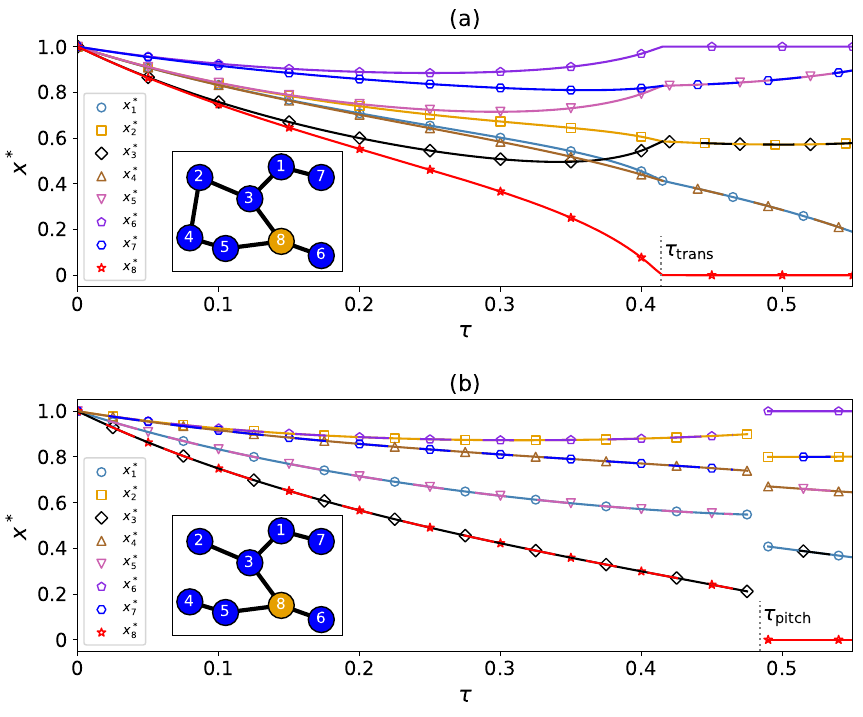

This chart was generated by the following Python code:
import networkx as nx
import numpy as np
import matplotlib.pyplot as plt
import os
import sys
import pickle
import matplotlib.gridspec as gridspec

# import data
A0_transcritical = np.load(os.path.join(sys.path[0], 'data/A0_transcritical.npy'))
A0_pitchfork = np.load(os.path.join(sys.path[0], 'data/A0_pitchfork.npy'))
output_arr_transcritical = np.load(os.path.join(sys.path[0], 'data/output_arr_transcritical.npy'), allow_pickle=True)
output_arr_pitchfork = np.load(os.path.join(sys.path[0], 'data/output_arr_pitchfork.npy'), allow_pickle=True)
bifurcation_point_transcritical, bifurcation_point_pitchfork = np.load(os.path.join(sys.path[0], 'data/bifurcation_points.npy'))
domain = np.load(os.path.join(sys.path[0], 'data/domain.npy'))

with open(os.path.join(sys.path[0], 'data/pos_transcritical.npy'), 'rb') as file:
    pos = pickle.load(file)

# Define values
G_transcritical = nx.from_numpy_array(A0_transcritical)
G_pitchfork = nx.from_numpy_array(A0_pitchfork)

fig, (ax1, ax2) = plt.subplots(ncols=1, nrows=2, figsize=(10,8))
fig.subplots_adjust(wspace=0.3, hspace=0.45)

cud_palette = [
    '#4682B4',   # Steel blue
    '#E69F00',  # Orange
    '#000000',  # Black
    '#a5682a',  # Brown
    '#CC61B0',  # Pink
    '#8A2BE2',  # Blue violet
    '#0101fd',  # Blue
    '#ff0101'   # Red
]

# Plot data
size = 40
skip = 10
markers = ['o', 's', 'D', '^', 'v', 'p', 'H', '*']
labels ={0: r'$x^*_1$', 1: r'$x^*_2$', 2: r'$x^*_3$', 3: r'$x^*_4$', 4: r'$x^*_5$', 5: r'$x^*_6$', 6: r'$x^*_7$', 7: r'$x^*_8$'}

# -x1
ax1.plot(domain[domain < bifurcation_point_transcritical], 
         output_arr_transcritical[:,0][domain < bifurcation_point_transcritical], 
         color=cud_palette[0])
ax1.scatter(x=domain[domain < bifurcation_point_transcritical][::skip],
            y = output_arr_transcritical[:,0][domain < bifurcation_point_transcritical][::skip],
            color=cud_palette[0], 
            s=size, 
            marker=markers[0], 
            label=labels[0], 
            facecolors='none', 
            edgecolors=cud_palette[0])

ax1.plot(domain[domain > bifurcation_point_transcritical-0.005], 
         output_arr_transcritical[:,0][domain > bifurcation_point_transcritical-0.005], 
         color=cud_palette[0])
ax1.scatter(x=domain[domain > bifurcation_point_transcritical][::skip],
            y = output_arr_transcritical[:,0][domain > bifurcation_point_transcritical][::skip],
            color=cud_palette[0], 
            s=size, 
            marker=markers[0], 
            facecolors='none', 
            edgecolors=cud_palette[0])

# -x2
ax1.plot(domain[domain < bifurcation_point_transcritical+0.01], 
         output_arr_transcritical[:,1][domain < bifurcation_point_transcritical+0.01], 
         color=cud_palette[1])
ax1.scatter(x=domain[domain < bifurcation_point_transcritical-0.001][::skip],
            y = output_arr_transcritical[:,1][domain < bifurcation_point_transcritical-0.001][::skip],
            color=cud_palette[1], 
            s=size, 
            marker=markers[1], 
            label=labels[1], 
            facecolors='none', 
            edgecolors=cud_palette[1])

ax1.plot(domain[domain > bifurcation_point_transcritical+0.001], 
         output_arr_transcritical[:,1][domain > bifurcation_point_transcritical+0.001], 
         color=cud_palette[1])
ax1.scatter(x=domain[domain > bifurcation_point_transcritical+0.001][int(skip/2)::skip],
            y = output_arr_transcritical[:,1][domain > bifurcation_point_transcritical+0.001][int(skip/2)::skip],
            color=cud_palette[1], 
            s=size, 
            marker=markers[1], 
            facecolors='none', 
            edgecolors=cud_palette[1])

# -x3
ax1.plot(domain[domain < bifurcation_point_transcritical+0.005], 
         output_arr_transcritical[:,2][domain < bifurcation_point_transcritical+0.005], 
         color=cud_palette[2])
ax1.scatter(x=domain[domain < bifurcation_point_transcritical+0.001][::skip],
            y = output_arr_transcritical[:,2][domain < bifurcation_point_transcritical+0.001][::skip],
            color=cud_palette[2],
            s=size, 
            marker=markers[2], 
            label=labels[2], 
            facecolors='none', 
            edgecolors=cud_palette[2])

ax1.plot(domain[domain > bifurcation_point_transcritical+0.001], 
         output_arr_transcritical[:,2][domain > bifurcation_point_transcritical+0.001], 
         color=cud_palette[2],
         dashes=[0, 15, 15, 0])
ax1.scatter(x=domain[domain > bifurcation_point_transcritical+0.001][::skip],
            y = output_arr_transcritical[:,2][domain > bifurcation_point_transcritical+0.001][::skip],
            color=cud_palette[2],
            s=size, 
            marker=markers[2], 
            facecolors='none', 
            edgecolors=cud_palette[2])

# -x4
ax1.plot(domain[domain < bifurcation_point_transcritical+0.001], 
         output_arr_transcritical[:,3][domain < bifurcation_point_transcritical+0.001], 
         color=cud_palette[3])
ax1.scatter(x=domain[domain < bifurcation_point_transcritical+0.001][::skip],
            y = output_arr_transcritical[:,3][domain < bifurcation_point_transcritical+0.001][::skip],
            color=cud_palette[3], 
            s=size, 
            marker=markers[3], 
            label=labels[3], 
            facecolors='none', 
            edgecolors=cud_palette[3])

ax1.plot(domain[domain > bifurcation_point_transcritical], 
         output_arr_transcritical[:,3][domain > bifurcation_point_transcritical], 
         color=cud_palette[3],
         dashes=[0, 15, 15, 0])
ax1.scatter(x=domain[domain > bifurcation_point_transcritical][int(skip/2)::skip],
            y = output_arr_transcritical[:,3][domain > bifurcation_point_transcritical][int(skip/2)::skip],
            color=cud_palette[3], 
            s=size, 
            marker=markers[3], 
            facecolors='none', 
            edgecolors=cud_palette[3])
    
# -x5
ax1.plot(domain[domain < bifurcation_point_transcritical+0.001], 
         output_arr_transcritical[:,4][domain < bifurcation_point_transcritical+0.001], 
         color=cud_palette[4])
ax1.scatter(x=domain[domain < bifurcation_point_transcritical][::skip],
            y = output_arr_transcritical[:,4][domain < bifurcation_point_transcritical][::skip],
            color=cud_palette[4], 
            s=size, 
            marker=markers[4], 
            label=labels[4], 
            facecolors='none', 
            edgecolors=cud_palette[4])

ax1.plot(domain[domain > bifurcation_point_transcritical-0.001], 
         output_arr_transcritical[:,4][domain > bifurcation_point_transcritical-0.001], 
         color=cud_palette[4])
ax1.scatter(x=domain[domain > bifurcation_point_transcritical+0.001][::skip],
            y = output_arr_transcritical[:,4][domain > bifurcation_point_transcritical+0.001][::skip],
            color=cud_palette[4],
            s=size, 
            marker=markers[4], 
            facecolors='none', 
            edgecolors=cud_palette[4])

# -x6
ax1.plot(domain, output_arr_transcritical[:,5], color=cud_palette[5])
ax1.scatter(x=domain[::skip],
            y = output_arr_transcritical[:,5][::skip],
            color=cud_palette[5], 
            s=size, 
            marker=markers[5], 
            label=labels[5], 
            facecolors='none', 
            edgecolors=cud_palette[5])

# -x7
ax1.plot(domain[domain < bifurcation_point_transcritical+0.005], 
         output_arr_transcritical[:,6][domain < bifurcation_point_transcritical+0.005], 
         color=cud_palette[6])
ax1.scatter(x=domain[domain < bifurcation_point_transcritical][::skip],
            y = output_arr_transcritical[:,6][domain < bifurcation_point_transcritical][::skip],
            color=cud_palette[6], 
            s=size, 
            marker=markers[6], 
            label=labels[6], 
            facecolors='none', 
            edgecolors=cud_palette[6])

ax1.plot(domain[domain > bifurcation_point_transcritical+0.01], 
         output_arr_transcritical[:,6][domain > bifurcation_point_transcritical+0.01], 
         color=cud_palette[6],
         dashes=[0, 15, 15, 0])
ax1.scatter(x=domain[domain > bifurcation_point_transcritical][int(skip/2)::skip],
            y = output_arr_transcritical[:,6][domain > bifurcation_point_transcritical][int(skip/2)::skip],
            color=cud_palette[6], 
            s=size, 
            marker=markers[6], 
            facecolors='none', 
            edgecolors=cud_palette[6])

# -x8
ax1.plot(domain, output_arr_transcritical[:,7], color=cud_palette[7])
ax1.scatter(x=domain[::skip],
            y = output_arr_transcritical[:,7][::skip],
            color=cud_palette[7], 
            s=size, 
            marker=markers[7], 
            label=labels[7], 
            facecolors='none', 
            edgecolors=cud_palette[7])

# Draw network
# Manually define position and size for the inset plot
inset_x = 0.22
inset_y = 0.585
inset_width = 0.17
inset_height = 0.15
ax1_inset = fig.add_axes([inset_x, inset_y, inset_width, inset_height])

x_min, x_max, y_min, y_max = min([arr[0]for arr in list(pos.values())]), max([arr[0]for arr in list(pos.values())]), min([arr[1]for arr in list(pos.values())]), max([arr[1]for arr in list(pos.values())])
ax1_inset.set_xlim(-0.54, 0.65)
ax1_inset.set_ylim(-0.72, 0.97)

node_color_pitchfork = [ '#0101fd' for i in range(len(G_transcritical)) ]
node_color_pitchfork[7] = '#E69F00'

nx.draw_networkx(G_transcritical, ax=ax1_inset, pos=pos, with_labels=False, node_size=350, node_color=node_color_pitchfork, edge_color='k', width=3, edgecolors='black')
nx.draw_networkx_labels(G_transcritical, ax=ax1_inset, pos=pos, labels={i : str(i+1) for i in range(len(G_transcritical))}, font_size=11, font_color='white')

ax1.set_xlim(0, 0.55)
ax1.legend(loc='lower left', fontsize=10)
ax1.set_xlabel(r'$\tau$', fontsize=16)
ax1.set_ylabel(r'$x^*$', fontsize=16)
ax1.set_xticks([0, 0.1, 0.2, 0.3, 0.4, 0.5], ['0', '0.1', '0.2', '0.3', '0.4', '0.5'], fontsize=14)
ax1.set_yticks([0, 0.2, 0.4, 0.6, 0.8, 1.0], ['0', '0.2', '0.4', '0.6', '0.8', '1.0'], fontsize=14)
ax1.axvline(bifurcation_point_transcritical, 0, 0.2, color='grey', linestyle=':', clip_on=False)
ax1.text(bifurcation_point_transcritical+0.002, 0.08, r'$\tau_{\text{trans}}$', fontsize=15)
ax1.set_title('(a)', fontsize=16)

# -----------------------------------------------------------------------------------------------------------------------------
# -----------------------------------------------------------------------------------------------------------------------------
# -----------------------------------------------------------------------------------------------------------------------------

# Plot data
size = 40
skip = 10
markers = ['o', 's', 'D', '^', 'v', 'p', 'H', '*']
labels ={0: r'$x^*_1$', 1: r'$x^*_2$', 2: r'$x^*_3$', 3: r'$x^*_4$', 4: r'$x^*_5$', 5: r'$x^*_6$', 6: r'$x^*_7$', 7: r'$x^*_8$'}

# -x1
ax2.plot(domain[domain < bifurcation_point_pitchfork-0.001], 
         output_arr_pitchfork[:,0][domain < bifurcation_point_pitchfork-0.001], 
         color=cud_palette[0])
ax2.scatter(x=domain[domain < bifurcation_point_pitchfork-0.001][int(skip/2)::skip],
            y = output_arr_pitchfork[:,0][domain < bifurcation_point_pitchfork-0.001][int(skip/2)::skip],
            color=cud_palette[0], 
            s=size, 
            marker=markers[0], 
            label=labels[0], 
            facecolors='none', 
            edgecolors=cud_palette[0])

ax2.plot(domain[domain > bifurcation_point_pitchfork+0.01], 
         output_arr_pitchfork[:,0][domain > bifurcation_point_pitchfork+0.01], 
         color=cud_palette[0])
ax2.scatter(x=domain[domain > bifurcation_point_pitchfork+0.01][::skip],
            y = output_arr_pitchfork[:,0][domain > bifurcation_point_pitchfork+0.01][::skip],
            color=cud_palette[0], 
            s=size, 
            marker=markers[0], 
            facecolors='none', 
            edgecolors=cud_palette[0])

# -x2
ax2.plot(domain[domain < bifurcation_point_pitchfork-0.001], 
         output_arr_pitchfork[:,1][domain < bifurcation_point_pitchfork-0.001], 
         color=cud_palette[1])
ax2.scatter(x=domain[domain < bifurcation_point_pitchfork-0.001][int(skip/2)::skip],
            y = output_arr_pitchfork[:,1][domain < bifurcation_point_pitchfork-0.001][int(skip/2)::skip],
            color=cud_palette[1], 
            s=size, 
            marker=markers[1], 
            label=labels[1], 
            facecolors='none', 
            edgecolors=cud_palette[1])

ax2.plot(domain[domain > bifurcation_point_pitchfork+0.01], 
         output_arr_pitchfork[:,1][domain > bifurcation_point_pitchfork+0.01], 
         color=cud_palette[1])
ax2.scatter(x=domain[domain > bifurcation_point_pitchfork+0.01][::skip],
            y = output_arr_pitchfork[:,1][domain > bifurcation_point_pitchfork+0.01][::skip],
            color=cud_palette[1], 
            s=size, 
            marker=markers[1], 
            facecolors='none', 
            edgecolors=cud_palette[1])

# -x3
ax2.plot(domain[domain < bifurcation_point_pitchfork-0.001], 
         output_arr_pitchfork[:,2][domain < bifurcation_point_pitchfork-0.001], 
         color=cud_palette[2])
ax2.scatter(x=domain[domain < bifurcation_point_pitchfork-0.001][int(skip/2)::skip],
            y = output_arr_pitchfork[:,2][domain < bifurcation_point_pitchfork-0.001][int(skip/2)::skip],
            color=cud_palette[2],
            s=size, 
            marker=markers[2], 
            label=labels[2], 
            facecolors='none', 
            edgecolors=cud_palette[2])

ax2.plot(domain[domain > bifurcation_point_pitchfork+0.01], 
         output_arr_pitchfork[:,2][domain > bifurcation_point_pitchfork+0.01], 
         color=cud_palette[2],
         dashes=[0, 15, 15, 0])
ax2.scatter(x=domain[domain > bifurcation_point_pitchfork+0.01][int(skip/2)::skip],
            y = output_arr_pitchfork[:,2][domain > bifurcation_point_pitchfork+0.01][int(skip/2)::skip],
            color=cud_palette[2],
            s=size, 
            marker=markers[2], 
            facecolors='none', 
            edgecolors=cud_palette[2])

# -x4
ax2.plot(domain[domain < bifurcation_point_pitchfork-0.001], 
         output_arr_pitchfork[:,3][domain < bifurcation_point_pitchfork-0.001], 
         color=cud_palette[3])
ax2.scatter(x=domain[domain < bifurcation_point_pitchfork-0.001][int(skip/2)::skip],
            y = output_arr_pitchfork[:,3][domain < bifurcation_point_pitchfork-0.001][int(skip/2)::skip],
            color=cud_palette[3], 
            s=size, 
            marker=markers[3], 
            label=labels[3], 
            facecolors='none', 
            edgecolors=cud_palette[3])

ax2.plot(domain[domain > bifurcation_point_pitchfork+0.01], 
         output_arr_pitchfork[:,3][domain > bifurcation_point_pitchfork+0.01], 
         color=cud_palette[3])
ax2.scatter(x=domain[domain > bifurcation_point_pitchfork+0.01][::skip],
            y = output_arr_pitchfork[:,3][domain > bifurcation_point_pitchfork+0.01][::skip],
            color=cud_palette[3], 
            s=size, 
            marker=markers[3], 
            facecolors='none', 
            edgecolors=cud_palette[3])
    
# -x5
ax2.plot(domain[domain < bifurcation_point_pitchfork-0.01], 
         output_arr_pitchfork[:,4][domain < bifurcation_point_pitchfork-0.01], 
         color=cud_palette[4],
         dashes=[0, 15, 15, 0])
ax2.scatter(x=domain[domain < bifurcation_point_pitchfork-0.001][::skip],
            y = output_arr_pitchfork[:,4][domain < bifurcation_point_pitchfork-0.001][::skip],
            color=cud_palette[4], 
            s=size, 
            marker=markers[4], 
            label=labels[4], 
            facecolors='none', 
            edgecolors=cud_palette[4])

ax2.plot(domain[domain > bifurcation_point_pitchfork+0.01], 
         output_arr_pitchfork[:,4][domain > bifurcation_point_pitchfork+0.01], 
         color=cud_palette[4],
         dashes=[0, 15, 15, 0])
ax2.scatter(x=domain[domain > bifurcation_point_pitchfork+0.01][int(skip/2)::skip],
            y = output_arr_pitchfork[:,4][domain > bifurcation_point_pitchfork+0.01][int(skip/2)::skip],
            color=cud_palette[4], 
            s=size, 
            marker=markers[4], 
            facecolors='none', 
            edgecolors=cud_palette[4])

# -x6
ax2.plot(domain[domain < bifurcation_point_pitchfork-0.01], 
         output_arr_pitchfork[:,5][domain < bifurcation_point_pitchfork-0.01], 
         color=cud_palette[5],
         dashes=[0, 15, 15, 0])
ax2.scatter(x=domain[domain < bifurcation_point_pitchfork-0.001][::skip],
            y = output_arr_pitchfork[:,5][domain < bifurcation_point_pitchfork-0.001][::skip],
            color=cud_palette[5], 
            s=size, 
            marker=markers[5], 
            label=labels[5], 
            facecolors='none', 
            edgecolors=cud_palette[5])

ax2.plot(domain[domain > bifurcation_point_pitchfork+0.01], 
         output_arr_pitchfork[:,5][domain > bifurcation_point_pitchfork+0.01], 
         color=cud_palette[5])
ax2.scatter(x=domain[domain > bifurcation_point_pitchfork+0.01][::skip],
            y = output_arr_pitchfork[:,5][domain > bifurcation_point_pitchfork+0.01][::skip],
            color=cud_palette[5], 
            s=size, 
            marker=markers[5], 
            facecolors='none', 
            edgecolors=cud_palette[5])

# -x7
ax2.plot(domain[domain < bifurcation_point_pitchfork-0.01], 
         output_arr_pitchfork[:,6][domain < bifurcation_point_pitchfork-0.01], 
         color=cud_palette[6],
         dashes=[0, 15, 15, 0])
ax2.scatter(x=domain[domain < bifurcation_point_pitchfork-0.001][::skip],
            y = output_arr_pitchfork[:,6][domain < bifurcation_point_pitchfork-0.001][::skip],
            color=cud_palette[6], 
            s=size, 
            marker=markers[6], 
            label=labels[6], 
            facecolors='none', 
            edgecolors=cud_palette[6])

ax2.plot(domain[domain > bifurcation_point_pitchfork+0.01], 
         output_arr_pitchfork[:,6][domain > bifurcation_point_pitchfork+0.01], 
         color=cud_palette[6],
         dashes=[0, 15, 15, 0])
ax2.scatter(x=domain[domain > bifurcation_point_pitchfork+0.01][int(skip/2)::skip],
            y = output_arr_pitchfork[:,6][domain > bifurcation_point_pitchfork+0.01][int(skip/2)::skip],
            color=cud_palette[6], 
            s=size, 
            marker=markers[6], 
            facecolors='none', 
            edgecolors=cud_palette[6])

# -x8
ax2.plot(domain[domain < bifurcation_point_pitchfork-0.01], 
         output_arr_pitchfork[:,7][domain < bifurcation_point_pitchfork-0.01], 
         color=cud_palette[7],
         dashes=[0, 15, 15, 0])
ax2.scatter(x=domain[domain < bifurcation_point_pitchfork-0.001][::skip],
            y = output_arr_pitchfork[:,7][domain < bifurcation_point_pitchfork-0.001][::skip],
            color=cud_palette[7], 
            s=size, 
            marker=markers[7], 
            label=labels[7], 
            facecolors='none', 
            edgecolors=cud_palette[7])

ax2.plot(domain[domain > bifurcation_point_pitchfork+0.01], 
         output_arr_pitchfork[:,7][domain > bifurcation_point_pitchfork+0.01], 
         color=cud_palette[7])
ax2.scatter(x=domain[domain > bifurcation_point_pitchfork+0.01][::skip],
            y = output_arr_pitchfork[:,7][domain > bifurcation_point_pitchfork+0.01][::skip],
            color=cud_palette[7], 
            s=size, 
            marker=markers[7], 
            facecolors='none', 
            edgecolors=cud_palette[7])

# Draw network
inset_x = 0.22
inset_y = 0.13
inset_width = 0.17
inset_height = 0.15
ax2_inset = fig.add_axes([inset_x, inset_y, inset_width, inset_height])

ax2_inset.set_xlim(-0.54, 0.65)
ax2_inset.set_ylim(-0.72, 0.97)

node_color_pitchfork = [ '#0101fd' for i in range(len(G_transcritical)) ]
node_color_pitchfork[7] = '#E69F00'

nx.draw_networkx(G_pitchfork, ax=ax2_inset, pos=pos, with_labels=False, node_size=350, node_color=node_color_pitchfork, edge_color='k', width=3, edgecolors='black')
nx.draw_networkx_labels(G_pitchfork, ax=ax2_inset, pos=pos, labels={i : str(i+1) for i in range(len(G_pitchfork))}, font_size=11, font_color='white')

ax2.set_xlim(0, 0.55)
ax2.legend(loc='lower left', fontsize=10)
ax2.set_xlabel(r'$\tau$', fontsize=16)
ax2.set_ylabel(r'$x^*$', fontsize=16)
ax2.set_xticks([0, 0.1, 0.2, 0.3, 0.4, 0.5], ['0', '0.1', '0.2', '0.3', '0.4', '0.5'], fontsize=14)
ax2.set_yticks([0, 0.2, 0.4, 0.6, 0.8, 1.0], ['0', '0.2', '0.4', '0.6', '0.8', '1.0'], fontsize=14)
ax2.axvline(bifurcation_point_pitchfork+0.007, 0, 0.2, color='grey', linestyle=':', clip_on=False)
ax2.text(bifurcation_point_pitchfork+0.009, 0.08, r'$\tau_{\text{pitch}}$', fontsize=15)
ax2.set_title('(b)', fontsize=16)

plt.savefig(os.path.join(sys.path[0], 'Figure2.pdf'), dpi=900, transparent=True, bbox_inches='tight')
plt.show()